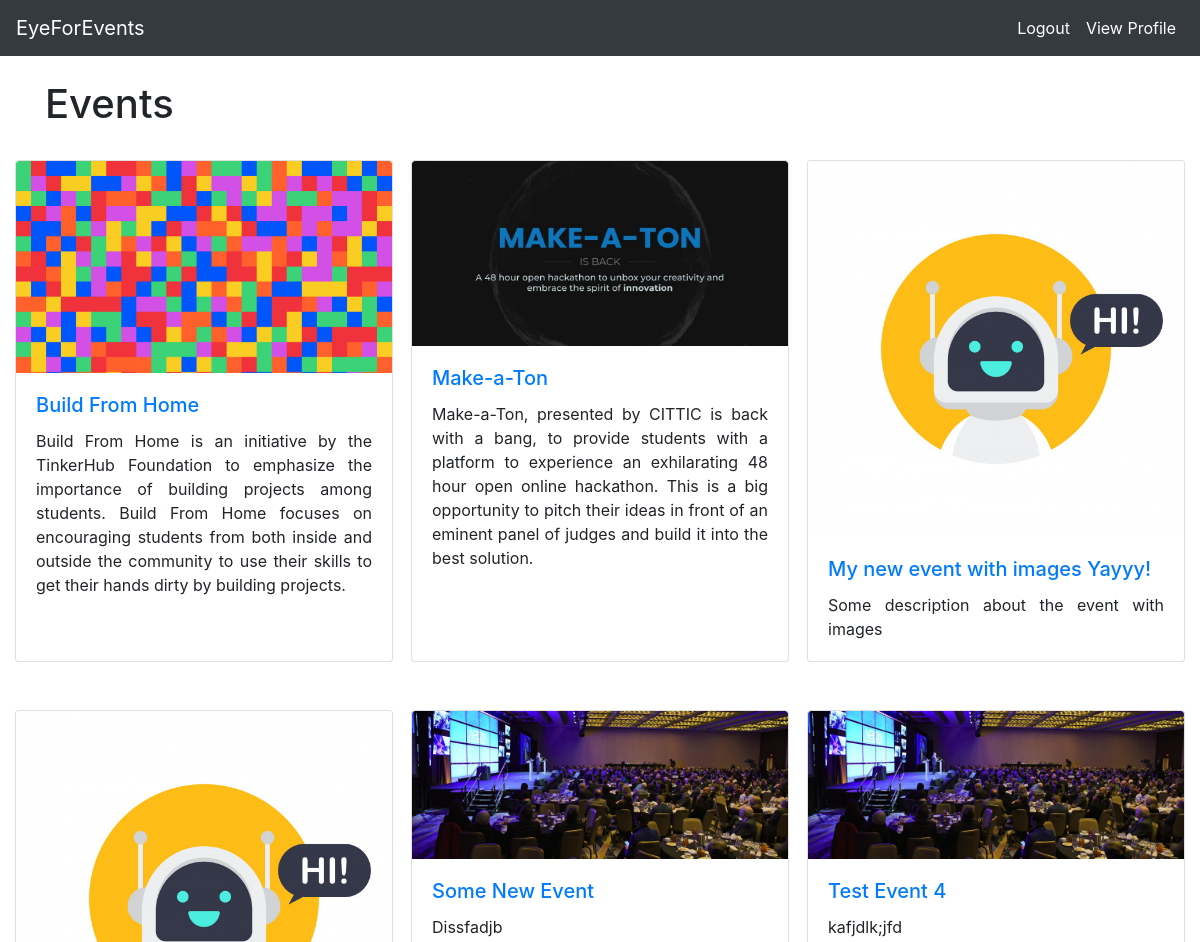
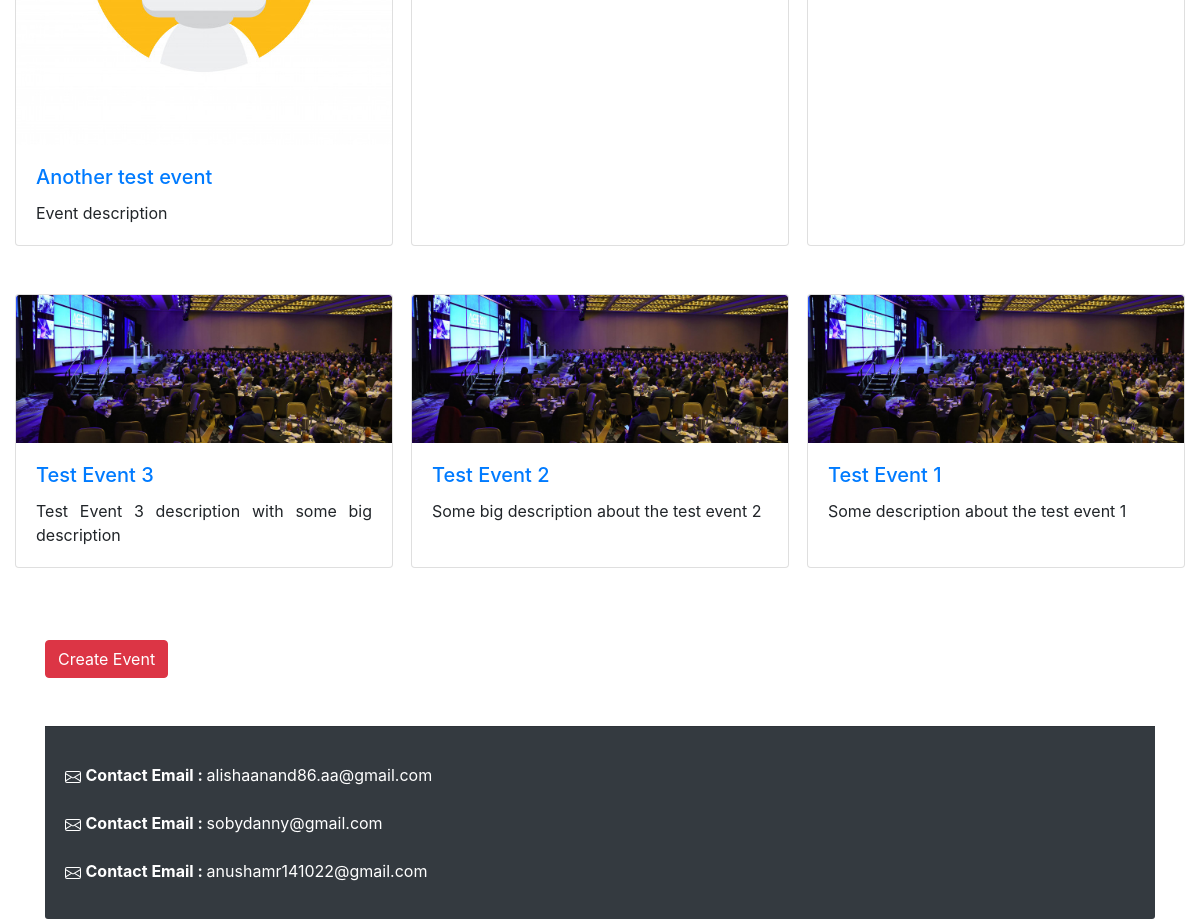
/events/ (signed in), run on the app's committed database (2 pictures, top to bottom).
### events/models.py (models this page shows, shortened)
class Event(models.Model):
    id = models.UUIDField(primary_key=True, default=uuid.uuid4, editable=False) #unique id to differentiate between events
    name = models.CharField("name",max_length=200) #Event name
    description = models.CharField("description",max_length=2000) #Event description
    max_capacity = models.PositiveSmallIntegerField("max_capacity",default=0) #0 for not applicable and >0 if there's a capacity
    location = models.CharField(max_length=500)
    contact_number = models.PositiveSmallIntegerField("contact_number")
    alt_contact_number = models.PositiveSmallIntegerField("alt_contact_number")
    contact_email = models.EmailField(max_length=254,blank=False)
    created_by = models.ForeignKey(settings.AUTH_USER_MODEL, on_delete=models.CASCADE,blank=True,related_name="created_by") #One to Many relationship
    participated_in = models.ManyToManyField(settings.AUTH_USER_MODEL,related_name="participated_in") #One to Many relationship showing user participated in events relation
    event_image = models.ImageField(upload_to='events/'+str(uuid.uuid4()),blank=True,default='events/event_default.jpg') #Image for the event not needed but would be better if we get one
    last_date = models.DateTimeField() #Last date till the event registeration is available
    event_date = models.DateTimeField() #Date of the event
    pub_date = models.DateTimeField('Created On',auto_now_add=True) #Will be used to check how old is the posted events

### events/views.py (the view)
# urls.py: path('', views.index, name='index'),
def index(request):
    latest_events = Event.objects.order_by('-pub_date')[:10] #Top 10 Events in the DB
    context = {'latest_events': latest_events}
    return render(request, 'events/index.html', context)

### events/templates/events/index.html (shortened to what this page needs)
{% extends 'user/base.html' %} {% block content %}
<h1>Events</h1>
<br>
{%load static %}
<div class="row row-cols-1 row-cols-md-3 g-4" style="display: grid; grid-template-columns: repeat(3, 1fr);grid-auto-rows: auto; grid-gap: 3rem;">
{% for event in latest_events %}
  <div class="row" >
    <div class="card" style="overflow-x: hidden; overflow-y: auto; text-align:justify;">
      <img src="{{event.event_image.url}}" class="card-img-top" alt="...">
      <div class="card-body">
        <h5 class="card-title"><a href="{% url 'events:detail' event.id %}">{{event.name}}</a></h5>
        <p class="card-text">{{event.description}}</p>
      </div>
    </div>
  </div>
{% endfor %}
</div>
<br><br><br>
<a href="./create" class="btn btn-danger">Create Event</a>
<br><br><br>
<div class="card-footer text-white bg-dark">
     <br>
     <div class="card-footer-text">
         <strong> Contact Email : </strong> alishaanand86.aa@gmail.com
     </div>
     <br>
     <div class="card-footer-text">
         <strong> Contact Email : </strong> sobydanny@gmail.com
     </div>
     <br>
     <div class="card-footer-text">
         <strong> Contact Email : </strong> anushamr141022@gmail.com
     </div>
     <br>
</div>
{% endblock %}

### data on the page
Event: event_image (picture), name "Build From Home", description "Build From Home is an initiative by the TinkerHub Foundation to emphasize the importance of building projects among students. Build From Home focuses on encouraging students from both inside and outside the community to use their skills to get their hands dirty by building projects."
Event: event_image (picture), name "Make-a-Ton", description "Make-a-Ton, presented by CITTIC is back with a bang, to provide students with a platform to experience an exhilarating 48 hour open online hackathon. This is a big opportunity to pitch their ideas in front of an eminent panel of judges and build it into the best solution."
Event: event_image (picture), name "My new event with images Yayyy!", description "Some description about the event with images"
Event: event_image (picture), name "Another test event", description "Event description"
Event: event_image (placeholder picture), name "Some New Event", description "Dissfadjb"
Event: event_image (placeholder picture), name "Test Event 4", description "kafjdlk;jfd"
Event: event_image (placeholder picture), name "Test Event 3", description "Test Event 3 description with some big description"
Event: event_image (placeholder picture), name "Test Event 2", description "Some big description about the test event 2"
Event: event_image (placeholder picture), name "Test Event 1", description "Some description about the test event 1"
